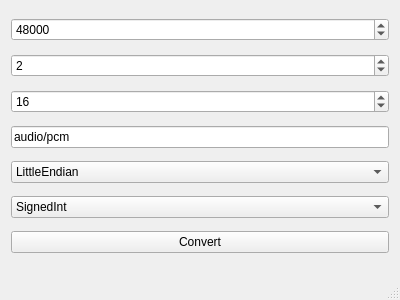
<?xml version="1.0" encoding="UTF-8"?>
<ui version="4.0">
 <class>MainWindow</class>
 <widget class="QMainWindow" name="MainWindow">
  <property name="geometry">
   <rect>
    <x>0</x>
    <y>0</y>
    <width>400</width>
    <height>300</height>
   </rect>
  </property>
  <property name="windowTitle">
   <string>MainWindow</string>
  </property>
  <widget class="QWidget" name="centralWidget">
   <layout class="QVBoxLayout" name="verticalLayout">
    <item>
     <widget class="QSpinBox" name="SampleRate">
      <property name="maximum">
       <number>9999999</number>
      </property>
      <property name="value">
       <number>48000</number>
      </property>
     </widget>
    </item>
    <item>
     <widget class="QSpinBox" name="ChannelCount">
      <property name="value">
       <number>2</number>
      </property>
     </widget>
    </item>
    <item>
     <widget class="QSpinBox" name="SampleSize">
      <property name="value">
       <number>16</number>
      </property>
     </widget>
    </item>
    <item>
     <widget class="QLineEdit" name="Codec">
      <property name="text">
       <string>audio/pcm</string>
      </property>
     </widget>
    </item>
    <item>
     <widget class="QComboBox" name="ByteOrder">
      <property name="currentIndex">
       <number>1</number>
      </property>
      <item>
       <property name="text">
        <string>BigEndian</string>
       </property>
      </item>
      <item>
       <property name="text">
        <string>LittleEndian</string>
       </property>
      </item>
     </widget>
    </item>
    <item>
     <widget class="QComboBox" name="SampleType">
      <property name="currentIndex">
       <number>1</number>
      </property>
      <item>
       <property name="text">
        <string>Unknown</string>
       </property>
      </item>
      <item>
       <property name="text">
        <string>SignedInt</string>
       </property>
      </item>
      <item>
       <property name="text">
        <string>UnSignedInt</string>
       </property>
      </item>
      <item>
       <property name="text">
        <string>Float</string>
       </property>
      </item>
     </widget>
    </item>
    <item>
     <widget class="QPushButton" name="convert">
      <property name="text">
       <string>Convert</string>
      </property>
     </widget>
    </item>
   </layout>
  </widget>
  <widget class="QStatusBar" name="statusBar"/>
 </widget>
 <layoutdefault spacing="6" margin="11"/>
 <resources/>
 <connections/>
</ui>
